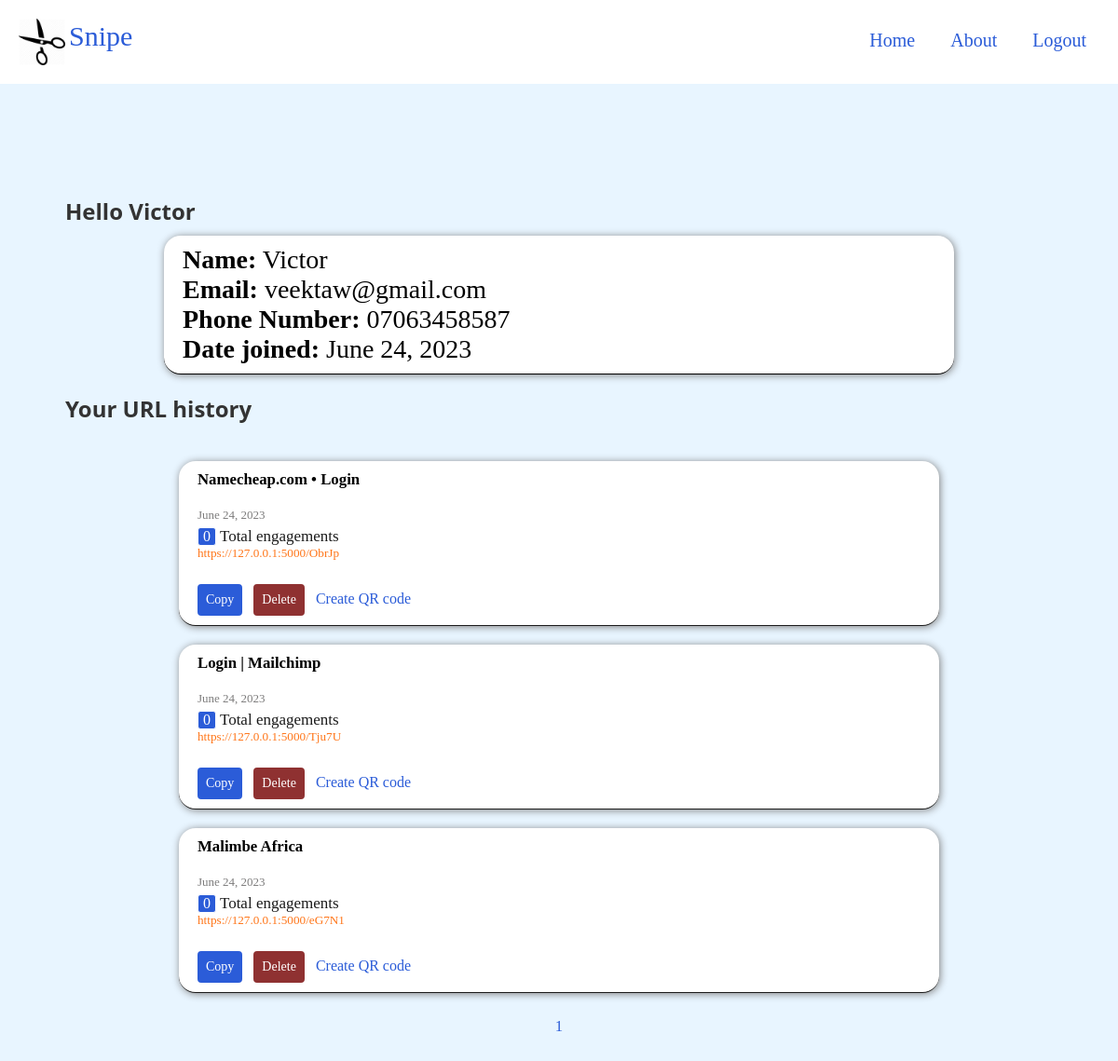
The app's page /1/profile/ (signed in) with its own data.
### models.py (models this page shows, shortened)
class User(db.Model, UserMixin):
    __tablename__ = 'users'
    id = db.Column(db.Integer(), primary_key=True)
    name = db.Column(db.String(64), nullable=False)
    email = db.Column(db.String(50), unique=True)
    phone_number = db.Column(db.Text(), unique=True)
    password = db.Column(db.Text(), nullable=False)
    created_at = db.Column(db.DateTime(), default=datetime.now)
    url = db.relationship('Url', backref='user', lazy=True)

class Url(db.Model):
    __tablename__  = 'urls'
    id = db.Column(db.Integer(), primary_key=True)
    url = db.Column(db.String(512))
    short_url = db.Column(db.String(5), unique=True)
    custom_url = db.Column(db.String(50), unique=False)
    qr_code_url = db.Column(db.String(300), nullable=True, unique=False)
    url_title = db.Column(db.String(900), nullable=True, unique=False)
    clicks = db.Column(db.Integer(), default=0)
    date_created = db.Column(db.DateTime(), default=datetime.now)
    country_origin = db.relationship('Country', backref='countries', lazy=True)
    user_id = db.Column(db.String(), db.ForeignKey('users.id'))

### auth.py (the view)
@auth.route('/<int:user_id>/profile/', methods=["GET", "POST"])
@login_required
def profile(user_id):
    user = User.query.filter_by(id=current_user.id).first()
    page = request.args.get('page', 1, type=int)
    per_page = 5
    urls = Url.query.filter_by(user_id=current_user.email).order_by(desc(Url.date_created)).paginate(page=page, per_page=per_page)
    context = {
    'user': user.name,
    'email': user.email,
    'phone_number': user.phone_number,
    'date': user.created_at,
    'urls': urls,
    'new_url': request.args.get('new_url'),
    'custom_url_created': request.args.get('custom_url_created'),
    }
    return render_template('profile.html', **context)

### auth.py (called while the page is built)
@login_manager.user_loader
def user_loader(id):
    return User.query.get(int(id))

### templates/profile.html (shortened to what this page needs)
{% extends 'base.html' %}
{% block body %}
<nav class="navbar">
    <img src="{{url_for('static', filename='images/pngwing.com.png')}}" alt="Snipe logo">
    <div class="logo">Snipe</div>
    <ul class="nav-links">
        <div class="menu">
            {% if current_user.is_authenticated %}
                <li><a href="{{ url_for('snipe.home') }}">Home</a></li>
                <li><a href="{{ url_for('snipe.about') }}">About</a></li>
                <li><a href="{{ url_for('auth.logout') }}">Logout</a></li>
            {% else %}
                <li><a href="{{ url_for('auth.signup') }}">Sign up</a></li>
                <li><a href="{{ url_for('auth.login') }}">Login</a></li>
            {% endif %}
        </div>
  </ul>
</nav>
<div class="main">
    <h2>Hello {{current_user.name}}</h2>
    <div class="card">
        <div class="card-body">
            <div class="column">
                <p><strong>Name:</strong> {{current_user.name}}</p>
                <p><strong>Email:</strong> {{current_user.email}}</p>
                <p><strong>Phone Number:</strong> {{current_user.phone_number}}</p>
                <p><strong>Date joined:</strong> {{current_user.created_at.strftime('%B %d, %Y')}}</p>
              </div>
        </div>
    </div>
    <h2>Your URL history</h2>
    <section class="hero" style="padding: 30px 20px;">
        {% if current_user.is_authenticated %}
          {% if urls %}
            {% for url in urls.items %}
              {% if url.user_id == current_user.email %}
                <div class="card">
                  <a href="/{{ url.id }}/view/" style="color: black; text-decoration: none;">
                    <h1 class="card-text" style="color: black; text-decoration: none; font-size: 70%; word-wrap:break-word;">{{ url.url_title }}</h1>
                  </a>
                  <h5 class="date_created">{{ url.date_created.strftime('%B %d, %Y') }}</h5>
                  <h5 class="card-title" style="font-weight: lighter;">
                    <div class="engagements">
                      <p class="engagement-clicks" id="engagement-{{ url.id }}" style="font-weight: lighter;">{{ url.clicks }}</p>
                    </div>
                    Total engagements
                  </h5>
                  {% if url.custom_url %}
                      <a href="{{ url.url }}" class="url-link" id="url_click{{ url.id }}" style="color: #ff7518; font-size: 55%; margin-top: 5px; font-weight: lighter;">
                        <p class="short-url-history" id="copy-target-{{ url.id }}" style="font-weight: lighter;">{{ url.custom_url }}</p>
                      </a>
                  {% else %}
                      <a href="{{ url.url }}" class="url-link" id="url_click{{ url.id }}" style="color: #ff7518; font-size: 55%; margin-top: 5px; font-weight: lighter;">
                        <p class="short-url-history" id="copy-target-{{ url.id }}" style="font-weight: lighter;">{{ url.short_url }}</p>
                      </a>
                  {% endif %}
              <button type="button" class="copy-btn5" data-clipboard-target="#copy-target-{{ url.id }}">Copy</button>
                  <a href="/{{ url.id }}/delete/"><button id="delete-btn" class="delete-btn2">Delete</button></a>
                  <a href="{{ url_for('snipe.generate_qr_code_url', id=url.id) }}" class="qrcode_create"><p class="qrcode_click">Create QR code</p></a>
                </div>
              {% endif %}
            {% endfor %}
            <div class="pagination-container">
              <div class="pagination-numbers">
                {% for num in urls.iter_pages() %}
                  {% if num %}
                    {% if num == urls.page %}
                      <div class="page-num1 current-page">
                        <span class="pagination-link">{{ num }}</span>
                      </div>
                    {% else %}
                      <div class="page-num1">
                        <a href="{{ url_for('snipe.home', page=num) }}" class="pagination-link">{{ num }}</a>
                      </div>
                    {% endif %}
                  {% endif %}
                {% endfor %}
              </div>
            </div>
          {% endif %}
        {% endif %}
      </section>
{% endblock %}

### templates/base.html (shortened to what this page needs)
<!DOCTYPE html>
<html lang="en">
<head>
    <link rel="stylesheet" href="{{ url_for('static', filename='css/about.css')}}">
    <link rel="stylesheet" href="{{ url_for('static', filename='css/home.css')}}">
    <link rel="stylesheet" href="{{ url_for('static', filename='css/countries.css')}}">
    <link rel="stylesheet" href="{{ url_for('static', filename='css/frontIndex.css')}}">
    <link rel="stylesheet" href="{{ url_for('static', filename='css/profile.css')}}">
</head>
<body>
    {% block body %} {% endblock %}
</body>
</html>

### static/css/home.css (style rules this page uses)
* { margin: 0; padding: 0; box-sizing: border-box; padding-top: 0%; font-family: Trebuchet MS; }
a { text-decoration: none; color: #1b1b1b; }
li { list-style: none; }
ul { display: inline; }
.nav-links a { color: #2b5cd8; }
.logo { display: inline; font-size: 30px; font-family: cursive; color: #2b5cd8; margin-top: 20px; width: 30%; }
.menu { display: flex; gap: 0.5em; font-size: 20px; margin-right: auto; margin-left: auto; margin-top: 7px; float: right; }
.menu li { padding: 5px 14px; }
* { box-sizing: border-box; }
body { font-family: Arial; background: #f1f1f1; }
.navbar { justify-content: space-between; margin-top: 0; padding: 20px; width: 100%; position: fixed; min-height: 10px; position: relative; background-color: white; margin-bottom: 120px; }
.navbar img { display: inline-block; vertical-align: middle; background: none; width: 50px; }
section.hero { padding: 100px 20px; color: #1b1b1b; font-size: 24px; width: 100%; margin: auto; }
.card { width: 80%; padding: 10px; border-radius: 0px; background-color: white; margin: auto; border-color: #fefefe; border-bottom: 0.5px solid; }
.card-title { margin-top: 0; font-size: 17px; }
.card-text { word-wrap:break-word; margin-bottom: 20px; font-size: 32px; width: 60%; }
.date_created { color: #7d7c7c; margin-top: 0px; font-size: 13px; font-weight: lighter; }
.copy-btn5 { overflow:inherit; background-color: #2b5cd8; color: white; align-items: center; justify-content: center; font-size: 14px; border: #2b5cd8 solid; border-radius: 4px; padding: 6px; margin-left: 0px; margin-right: 6px; margin-top: 0; display: inline; transition-duration: 0.2s; }
.delete-btn2 { background-color: #8f3131; color: white; align-items: center; justify-content: center; font-size: 14px; border: #8f3131 solid; border-radius: 4px; padding: 6px; margin-left: 0px; margin-right: 6px; margin-top: 10px; display: inline; transition-duration: 0.2s; }
.short-url-history { margin-bottom: 15px; font-weight: lighter; }
.engagements { display: inline-block; background-color: #2b5cd8; color: white; justify-content: center; font-size: 16px; text-align: center; font-weight: lighter; border: 1px solid; border-radius: 3px; width: 20px; margin-top: 5px; align-items: center; }
.engagement-clicks { margin: auto; font-weight: lighter; }
.qrcode_click { display: inline; font-size: 16px; }
.qrcode_create { color: #2b5cd8; }
.pagination-container { text-align: center; }
.page-num1 { display: inline-block; text-align: center; color: #2b5cd8; font-weight: lighter; font-size: 70%; }
.pagination-numbers { display: inline-block; }
.pagination-link { color: #0f3288; font-weight: bolder; }
.current-page .pagination-link { color: #2b5cd8; font-weight: lighter; }

### static/css/profile.css (style rules this page uses)
* { margin: 0; }
body { background-color: #e8f5ff; font-family: Arial; }
.main { margin-top: 2%; margin-left: auto; margin-right: auto; font-size: 28px; padding: 0 10px; width: 90%; }
.main h2 { color: #333; font-family: 'Segoe UI', Tahoma, Geneva, Verdana, sans-serif; font-size: 24px; margin-bottom: 10px; }
.main .card { background-color: #fff; border-radius: 18px; box-shadow: 1px 1px 8px 0 grey; height: auto; margin-bottom: 20px; padding: 10px 0 10px 20px; }

### records on screen
User: name "Victor", email "veektaw@gmail.com", phone_number "07063458587", created_at "June 24, 2023"
Url: url_title "Namecheap.com • Login", date_created "June 24, 2023", clicks "0", short_url "https://127.0.0.1:5000/ObrJp"
Url: url_title "Login | Mailchimp", date_created "June 24, 2023", clicks "0", short_url "https://127.0.0.1:5000/Tju7U"
Url: url_title "Malimbe Africa", date_created "June 24, 2023", clicks "0", short_url "https://127.0.0.1:5000/eG7N1"

### other values on screen
{{ num }} "1"
